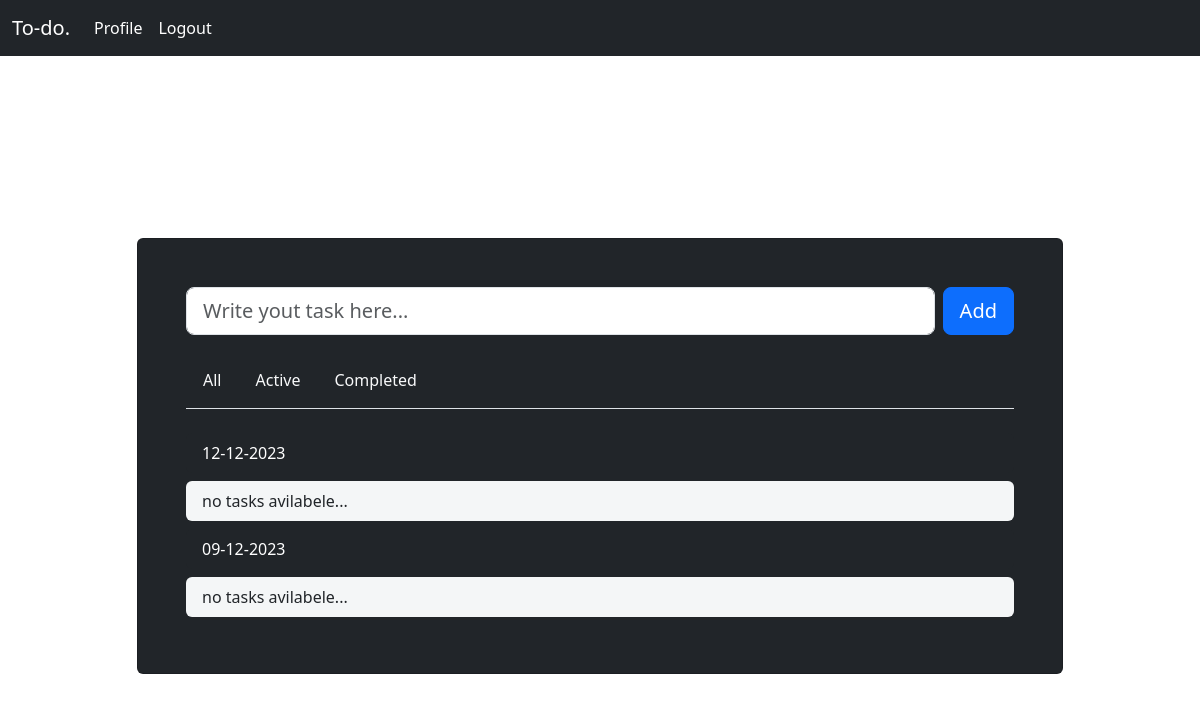
/?q=False (signed in), run on an earlier commit of the app's database.
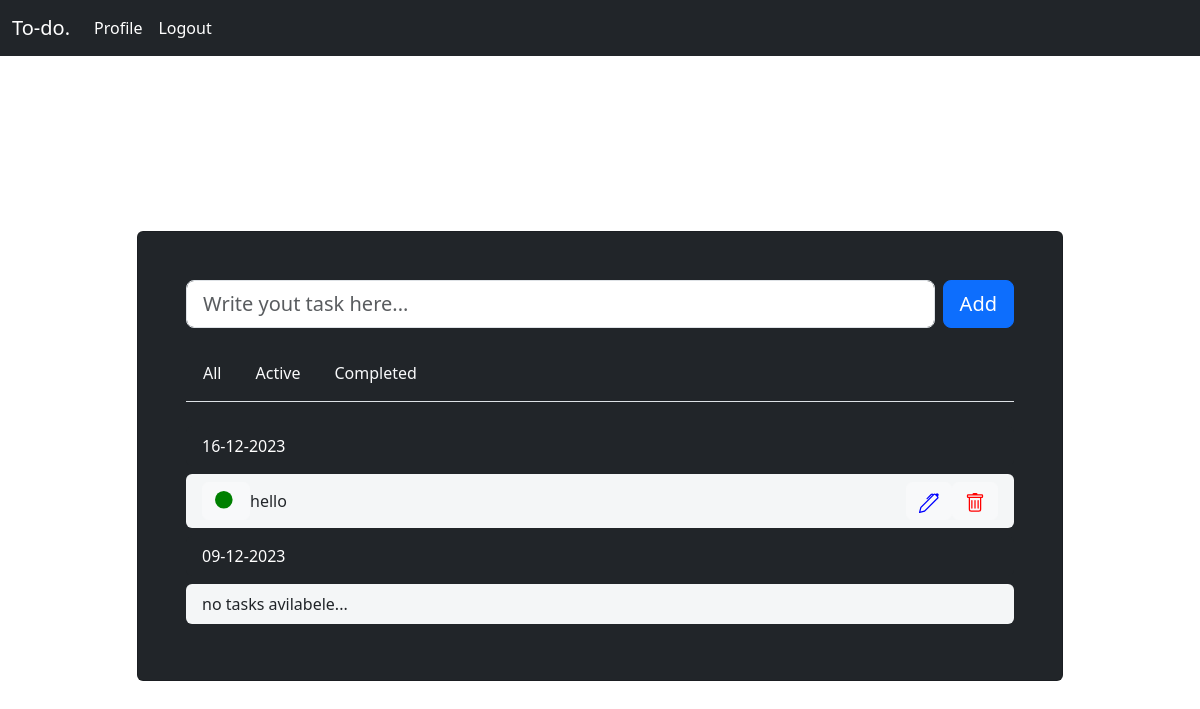
And on a later commit of the database.
### main/models.py (models this page shows, shortened)
class Date(models.Model):
    user = models.ForeignKey(User, null=True, on_delete=models.CASCADE)
    now = models.DateField()
    class Meta:
        ordering = ['-now']
    def __str__(self) -> str:
        return self.now.strftime("%d-%m-%Y")

class Task(models.Model):
    user = models.ForeignKey(User, on_delete=models.CASCADE, null=True)
    name = models.CharField(max_length=255)
    completed = models.BooleanField(default=False)
    updated = models.DateTimeField(auto_now=True)
    date = models.ForeignKey(Date, null=True, on_delete=models.SET_NULL)
    class Meta:
        ordering = ['completed', '-updated']
    def get_absolute_url(self):
        return reverse('complete_task', kwargs={"pk": self.id})

### main/views.py (the view, shortened to what this page needs)
# urls.py: path('', views.home, name='home'),
@login_required(login_url='login_user')
def home(request):
    q = request.GET.get('q')
    current_user = request.user
    dates = Date.objects.filter(user=current_user)
    if q:
        tasks = {date:date.task_set.filter(completed=q) for date in dates}
    else:
        tasks = {date:date.task_set.all() for date in dates}
    form = TaskForm()
    context = {'tasks': tasks, 'form':form}
    return render(request, 'main/index.html', context)

### main/forms.py (shortened to what this page needs)
class TaskForm(forms.ModelForm):
    name = forms.CharField(label="", widget=forms.TextInput(attrs={
        'class': 'form-control form-control-lg',
        'placeholder': 'Write yout task here...'
    }))
    class Meta:
        model = Task
        fields = ['name']

### main/templates/main/index.html (shortened to what the changed rows need)
{% extends 'main/base.html' %} {% block content %}
<section class="vh-100 bg-gray ">
  <div class="container py-5 h-100 ">
    <div class="row d-flex justify-content-center align-items-center h-100">
      <div class="col col-xl-10">
        <div class="card bg-dark text-white">
          <div class="card-body p-5">
            <div class="tab-content" id="ex1-content">
              <div
                class="tab-pane fade show active"
                id="ex1-tabs-1"
                role="tabpanel"
                aria-labelledby="ex1-tab-1"
              >
                <ul class="list-group mb-0">
                  {% for key, values in tasks.items %}
                  <li
                    class="list-group-item d-flex justify-content-between align-items-center bg-dark text-white border-0 mb-2 rounded"
                    style="background-color: #cccecf"
                  >
                    {{key}}
                  </li>
                  {% for task in values %}
                  <li
                    class="list-group-item d-flex justify-content-between align-items-center border-0 mb-2 rounded"
                    style="background-color: #f4f6f7"
                  >
                    <div class="d-flex align-items-center">
                      {% if not task.completed %}
                      <a
                        href="{{ task.get_absolute_url }}"
                        data-mdb-toggle="tooltip"
                        title="edit task"
                        class="btn btn-light"
                      >
                        <svg
                          xmlns="http://www.w3.org/2000/svg"
                          width="22"
                          height="22"
                          fill="green"
                          class="bi bi-circle-fill"
                          viewBox="0 0 20 20"
                        >
                          <circle cx="8" cy="8" r="8" />
                        </svg>
                      </a>
                      {{task.name}} {% endif %}
                    </div>
                    <div class="d-flex align-items-center">
                      <a
                        href="{% url 'edit_task' task.id %}"
                        data-mdb-toggle="tooltip"
                        title="edit task"
                        class="btn btn-light"
                      >
                      </a>
                      <a
                        href="{% url 'delete_task' task.id %}"
                        data-mdb-toggle="tooltip"
                        title="Remove task"
                        class="btn btn-light"
                      >
                      </a>
                    </div>
                  </li>
                  {% empty %}
                  <li
                    class="list-group-item d-flex justify-content-between align-items-center text-lg border-0 mb-2 rounded"
                    style="background-color: #f4f6f7"
                  >
                    no tasks avilabele...
                  </li>
                  {% endfor %} {% endfor %}
                </ul>
              </div>
            </div>
          </div>
        </div>
      </div>
    </div>
  </div>
</section>
{% endblock content %}

What changed in the data, as far as the page shows it:
removed Date: now "12-12-2023"
added Date: now "16-12-2023"
added Task: name "hello"
